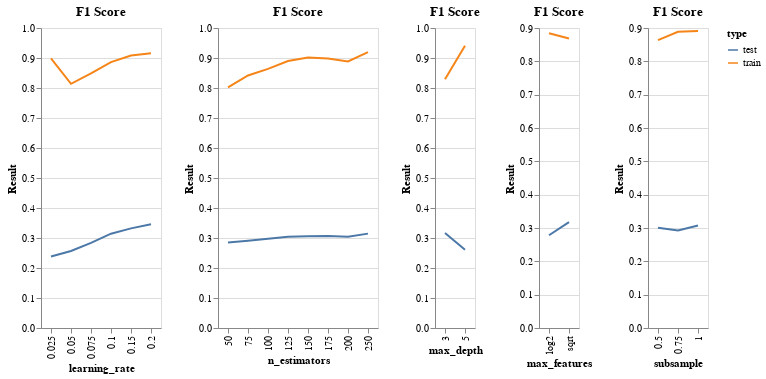

The code cell stored with this chart in its notebook:
### Markdown cell above
# Holding "all else equal" let's look at the median result for each parameter option to identify any trends...

### Code cell
df = csv_data.copy()
df = df[df.Score=='F1']
#print(df.columns)
df = df.groupby(['type','learning_rate',])['Result'].median().reset_index()

chart1 = alt.Chart(df).mark_line().encode(
    x = 'learning_rate:O',
    y = 'Result:Q',
    color = 'type:N',
    tooltip = 'learning_rate:Q',

).properties(
    title = 'F1 Score'
)

df = csv_data.copy()
df = df[df.Score=='F1']
df = df.groupby(['type','n_estimators',])['Result'].median().reset_index()


chart2 = alt.Chart(df).mark_line().encode(
    x = 'n_estimators:O',
    y = 'Result:Q',
    color = 'type:N',
    tooltip = 'n_estimators:Q',

).properties(
    title = 'F1 Score'
)

df = csv_data.copy()
df = df[df.Score=='F1']
#print(df.columns)
df = df.groupby(['type','max_depth',])['Result'].median().reset_index()
#display(df)

chart3 = alt.Chart(df).mark_line().encode(
    x = 'max_depth:O',
    y = 'Result:Q',
    color = 'type:N',
    tooltip = 'max_depth:Q',

).properties(
    title = 'F1 Score'
)

df = csv_data.copy()
df = df[df.Score=='F1']
#print(df.columns)
df = df.groupby(['type','max_features',])['Result'].median().reset_index()

chart4 = alt.Chart(df).mark_line().encode(
    x = 'max_features:O',
    y = 'Result:Q',
    color = 'type:N',
    tooltip = 'max_features:Q',

).properties(
    title = 'F1 Score'
)

df = csv_data.copy()
df = df[df.Score=='F1']
#print(df.columns)
df = df.groupby(['type','subsample',])['Result'].median().reset_index()

chart5 = alt.Chart(df).mark_line().encode(
    x = 'subsample:O',
    y = 'Result:Q',
    color = 'type:N',
    tooltip = 'subsample:Q',

).properties(
    title = 'F1 Score'
)

chart1 | chart2 | chart3 | chart4 | chart5

### Figure 1 — Vega-Lite specification as saved in the notebook (floating-point values rounded to 4 significant figures)
{"config": {"view": {"continuousWidth": 400, "continuousHeight": 300}}, "hconcat": [{"data": {"name": "data-469a634f9f7f0b4c5b4a3b486960a534"}, "mark": "line", "encoding": {"color": {"field": "type", "type": "nominal"}, "tooltip": {"field": "learning_rate", "type": "quantitative"}, "x": {"field": "learning_rate", "type": "ordinal"}, "y": {"field": "Result", "type": "quantitative"}}, "title": "F1 Score"}, {"data": {"name": "data-04a644caa6d29279c68036703ac32e96"}, "mark": "line", "encoding": {"color": {"field": "type", "type": "nominal"}, "tooltip": {"field": "n_estimators", "type": "quantitative"}, "x": {"field": "n_estimators", "type": "ordinal"}, "y": {"field": "Result", "type": "quantitative"}}, "title": "F1 Score"}, {"data": {"name": "data-e551f469a2ea51e0cc9e3f8281f13569"}, "mark": "line", "encoding": {"color": {"field": "type", "type": "nominal"}, "tooltip": {"field": "max_depth", "type": "quantitative"}, "x": {"field": "max_depth", "type": "ordinal"}, "y": {"field": "Result", "type": "quantitative"}}, "title": "F1 Score"}, {"data": {"name": "data-c3d6f837d224c2c3bb229a0903defad2"}, "mark": "line", "encoding": {"color": {"field": "type", "type": "nominal"}, "tooltip": {"field": "max_features", "type": "quantitative"}, "x": {"field": "max_features", "type": "ordinal"}, "y": {"field": "Result", "type": "quantitative"}}, "title": "F1 Score"}, {"data": {"name": "data-a1bb6924d5ebaca0c09b9b09926a4e35"}, "mark": "line", "encoding": {"color": {"field": "type", "type": "nominal"}, "tooltip": {"field": "subsample", "type": "quantitative"}, "x": {"field": "subsample", "type": "ordinal"}, "y": {"field": "Result", "type": "quantitative"}}, "title": "F1 Score"}], "$schema": "https://vega.github.io/schema/vega-lite/v4.17.0.json", "datasets": {"data-469a634f9f7f0b4c5b4a3b486960a534": [{"type": "test", "learning_rate": 0.025, "Result": 0.2384}, {"type": "test", "learning_rate": 0.05, "Result": 0.2567}, {"type": "test", "learning_rate": 0.075, "Result": 0.2839}, {"type": "test", "learning_rate": 0.1, "Result": 0.3144}, {"type": "test", "learning_rate": 0.15, "Result": 0.3321}, {"type": "test", "learning_rate": 0.2, "Result": 0.3457}, {"type": "train", "learning_rate": 0.025, "Result": 0.8988}, {"type": "train", "learning_rate": 0.05, "Result": 0.8139}, {"type": "train", "learning_rate": 0.075, "Result": 0.8488}, {"type": "train", "learning_rate": 0.1, "Result": 0.8863}, {"type": "train", "learning_rate": 0.15, "Result": 0.9082}, {"type": "train", "learning_rate": 0.2, "Result": 0.9154}], "data-04a644caa6d29279c68036703ac32e96": [{"type": "test", "n_estimators": 50, "Result": 0.2852}, {"type": "test", "n_estimators": 75, "Result": 0.2907}, {"type": "test", "n_estimators": 100, "Result": 0.2971}, {"type": "test", "n_estimators": 125, "Result": 0.304}, {"type": "test", "n_estimators": 150, "Result": 0.3061}, {"type": "test", "n_estimators": 175, "Result": 0.3066}, {"type": "test", "n_estimators": 200, "Result": 0.3046}, {"type": "test", "n_estimators": 250, "Result": 0.3146}, {"type": "train", "n_estimators": 50, "Result": 0.8022}, {"type": "train", "n_estimators": 75, "Result": 0.8417}, {"type": "train", "n_estimators": 100, "Result": 0.8636}, {"type": "train", "n_estimators": 125, "Result": 0.8897}, {"type": "train", "n_estimators": 150, "Result": 0.9015}, {"type": "train", "n_estimators": 175, "Result": 0.8983}, {"type": "train", "n_estimators": 200, "Result": 0.8887}, {"type": "train", "n_estimators": 250, "Result": 0.9199}], "data-e551f469a2ea51e0cc9e3f8281f13569": [{"type": "test", "max_depth": 3, "Result": 0.3167}, {"type": "test", "max_depth": 5, "Result": 0.2606}, {"type": "train", "max_depth": 3, "Result": 0.8294}, {"type": "train", "max_depth": 5, "Result": 0.9409}], "data-c3d6f837d224c2c3bb229a0903defad2": [{"type": "test", "max_features": "log2", "Result": 0.2781}, {"type": "test", "max_features": "sqrt", "Result": 0.3175}, {"type": "train", "max_features": "log2", "Result": 0.884}, {"type": "train", "max_features": "sqrt", "Result": 0.8686}], "data-a1bb6924d5ebaca0c09b9b09926a4e35": [{"type": "test", "subsample": 0.5, "Result": 0.3009}, {"type": "test", "subsample": 0.75, "Result": 0.2926}, {"type": "test", "subsample": 1.0, "Result": 0.3072}, {"type": "train", "subsample": 0.5, "Result": 0.8635}, {"type": "train", "subsample": 0.75, "Result": 0.8886}, {"type": "train", "subsample": 1.0, "Result": 0.8911}]}}
